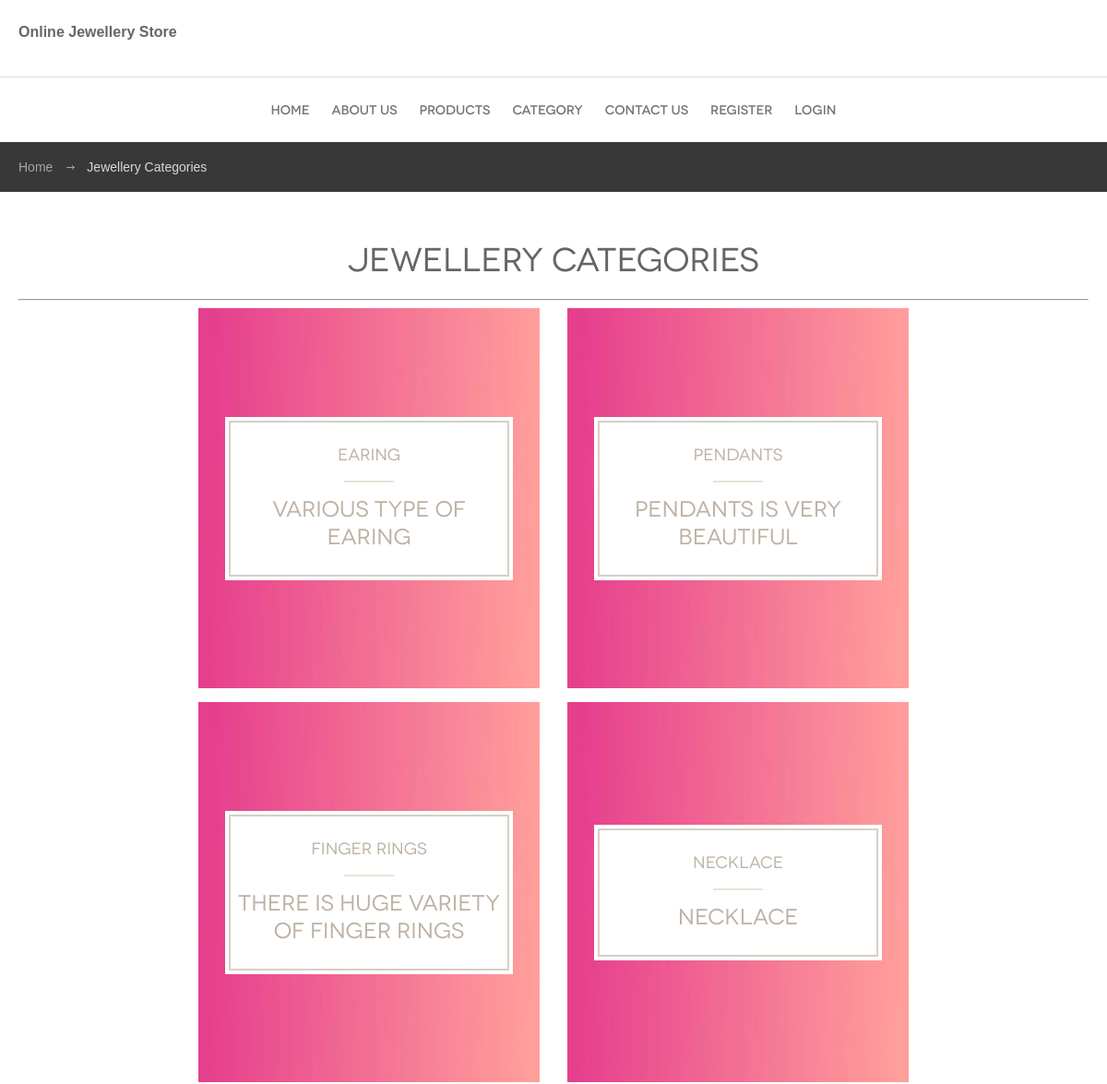
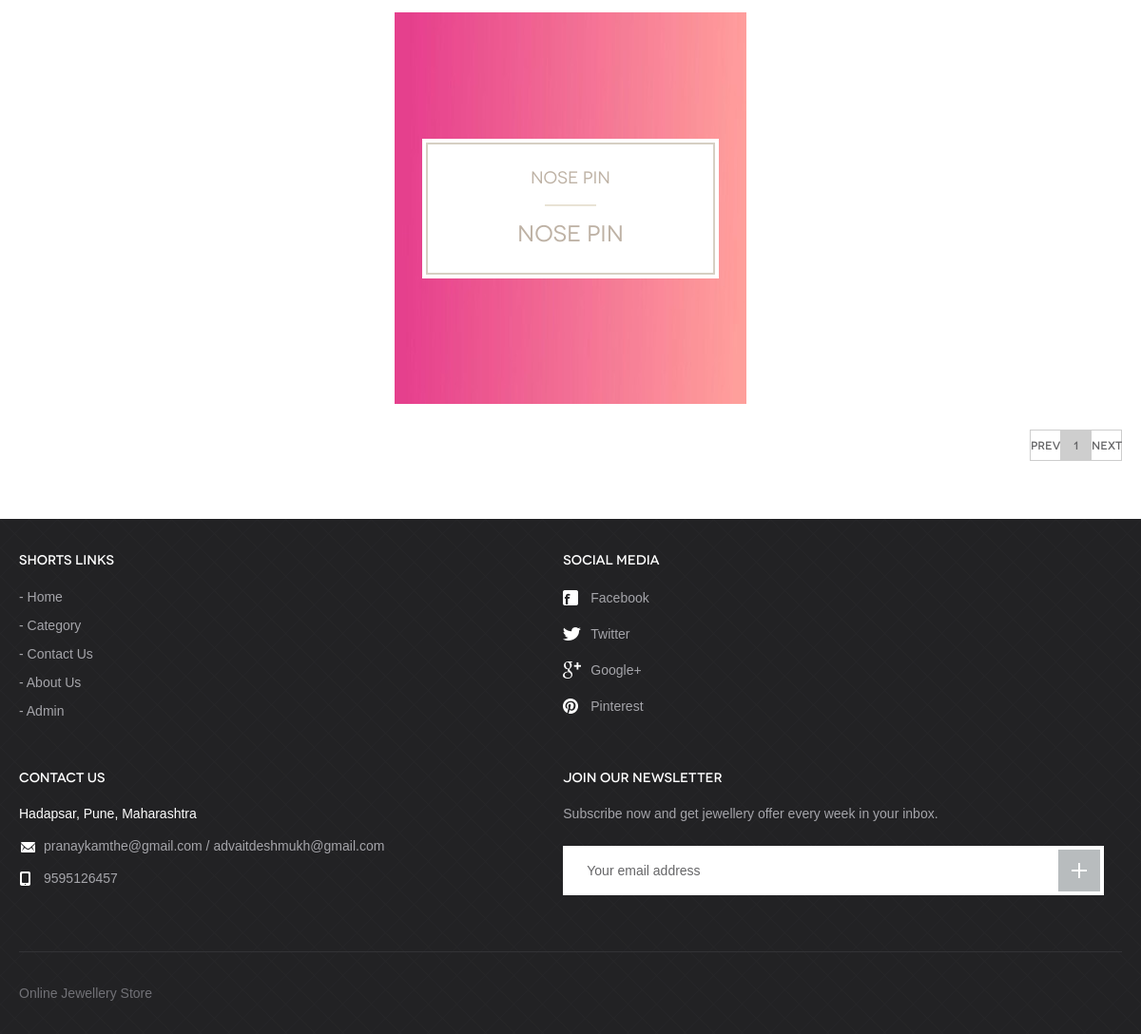
The app's page /SJOS/category.php with its own data (2 pictures, top to bottom).
### tables this page shows
CREATE TABLE `category` (
  `id` int(11) NOT NULL,
  `categoryName` varchar(255) DEFAULT NULL,
  `categoryDescription` longtext DEFAULT NULL,
  `creationDate` timestamp NOT NULL DEFAULT current_timestamp(),
  `updationDate` timestamp NULL DEFAULT NULL ON UPDATE current_timestamp(),
  `createdBy` int(11) DEFAULT NULL
);

CREATE TABLE `tblpage` (
  `ID` int(10) NOT NULL,
  `PageType` varchar(200) DEFAULT NULL,
  `PageTitle` mediumtext DEFAULT NULL,
  `PageDescription` mediumtext DEFAULT NULL,
  `Email` varchar(200) DEFAULT NULL,
  `MobileNumber` bigint(10) DEFAULT NULL,
  `UpdationDate` date DEFAULT NULL,
  `Timing` varchar(200) NOT NULL
);

### SJOS/category.php (the view, shortened to what this page needs)
<?php
include('includes/config.php');
?>
<!DOCTYPE html>
<html lang="en">
<head>
	<link rel="stylesheet" media="all" href="css/style.css">
</head>
<body>
	<?php include_once('includes/header.php');?>
	<div id="breadcrumbs">
		<div class="container">
			<ul>
				<li><a href="index.php">Home</a></li>
				<li>Jewellery Categories</li>
			</ul>
		</div>
	</div>
	<div id="body">
		<div class="container">
		<h1 align="center">Jewellery Categories</h1>
		<hr />
			<section class="quick-links">
				<?php
if (isset($_GET['page_no']) && $_GET['page_no']!="") {
	$page_no = $_GET['page_no'];
	} else {
		$page_no = 1;
        }
	$total_records_per_page = 10;
    $offset = ($page_no-1) * $total_records_per_page;
	$previous_page = $page_no - 1;
	$next_page = $page_no + 1;
	$result_count = mysqli_query($con,"SELECT COUNT(*) As total_records FROM category ");
	$total_records = mysqli_fetch_array($result_count);
	$total_records = $total_records['total_records'];
    $total_no_of_pages = ceil($total_records / $total_records_per_page);
$ret=mysqli_query($con,"select * from category  LIMIT $offset, $total_records_per_page");
while ($row=mysqli_fetch_array($ret)) {
?>
				<article style="background-image: url(images/2.jpg)">
					<a href="subcategory.php?scid=<?php  echo $row['id'];?>&&catname=<?php  echo $row['categoryName'];?>" class="table">
						<div class="cell">
							<div class="text">
								<h4><?php  echo $row['categoryName'];?></h4>
								<hr>
								<h3><?php  echo $row['categoryDescription'];?></h3>
							</div>
						</div>
					</a>
				</article><?php } ?>
			</section>
			<div class="pagination">
<ul>
	<li <?php if($page_no <= 1){ echo "class='disabled'"; } ?>>
	<a <?php if($page_no > 1){ echo "href='?page_no=$previous_page'"; } ?>>Previous</a>
	</li>
    <?php
	if ($total_no_of_pages <= 10){
		for ($counter = 1; $counter <= $total_no_of_pages; $counter++){
			if ($counter == $page_no) {
		   echo "<li class='active'><a>$counter</a></li>";
				}else{
           echo "<li><a href='?page_no=$counter'>$counter</a></li>";
				}
        }
	}
?>
	<li <?php if($page_no >= $total_no_of_pages){ echo "class='disabled'"; } ?>>
	<a <?php if($page_no < $total_no_of_pages) { echo "href='?page_no=$next_page'"; } ?>>Next</a>
	</li>
</ul>
			</div>
		</div>
	</div>
	<?php include_once('includes/footer.php');?>
</body>
</html>

### SJOS/includes/footer.php (shortened to what this page needs)
<footer id="footer">
              <div class="container">
                     <div class="cols">
                            <div class="col">
                                   <h3>Shorts Links</h3>
                                   <ul>
                                          <li><a href="index.php">Home </a></li>
                                          <li><a href="category.php">Category</a></li>
                                          <li><a href="contact.php">Contact Us</a></li>
                                          <li><a href="about.php">About Us</a></li>
                                          <li><a href="admin/index.php">Admin </a></li>
                                   </ul>
                            </div>
                            <div class="col media">
                                   <h3>Social media</h3>
                                   <ul class="social">
                                          <li><a href="#"><span class="ico ico-fb"></span>Facebook</a></li>
                                          <li><a href="#"><span class="ico ico-tw"></span>Twitter</a></li>
                                          <li><a href="#"><span class="ico ico-gp"></span>Google+</a></li>
                                          <li><a href="#"><span class="ico ico-pi"></span>Pinterest</a></li>
                                   </ul>
                            </div>
                            <div class="col contact">
                                   <?php
$ret=mysqli_query($con,"select * from tblpage where PageType='contactus' ");
while ($row=mysqli_fetch_array($ret)) {
?>
                                   <h3><?php  echo $row['PageTitle'];?></h3>
                                   <p style="color: white"><?php  echo $row['PageDescription'];?></p>
                                   <p><span class="ico ico-em"></span><?php  echo $row['Email'];?></p>
                                   <p><span class="ico ico-ph"></span><?php  echo $row['MobileNumber'];?></p><?php } ?>
                            </div>
                            <div class="col newsletter">
                                   <h3>Join our newsletter</h3>
                                   <p>Subscribe now and get jewellery offer every week in your inbox.</p>
                                   <form action="#" method="post">
                                         <input type="email" name="email" placeholder="Your email address">
                                          <button type="submit" name="sub"></button>
                                   </form>
                            </div>
                     </div>
                     <p class="copy">Online Jewellery Store</p>
              </div>
       </footer>

### records on screen
category: categoryName "EARING", categoryDescription "Various type of earing"
category: categoryName "PENDANTS", categoryDescription "Pendants is very beautiful"
category: categoryName "FINGER RINGS", categoryDescription "There is huge variety of finger rings"
category: categoryName "NECKLACE", categoryDescription "Necklace"
category: categoryName "NOSE PIN", categoryDescription "Nose pin"
tblpage: PageTitle "CONTACT US", PageDescription "Hadapsar, Pune, Maharashtra", Email "pranaykamthe@gmail.com / advaitdeshmukh@gmail.com", MobileNumber "9595126457"
